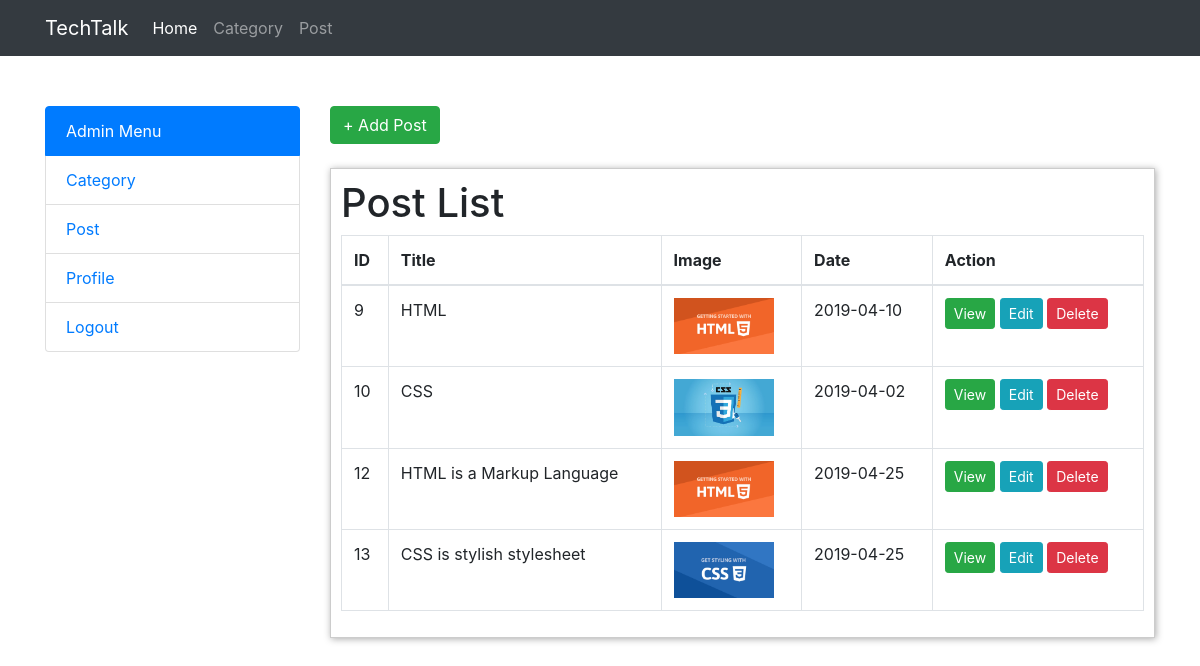
The page /admin/posts/index.php (signed in) on the database its author committed.
### tables this page shows
CREATE TABLE IF NOT EXISTS `posts` (
  `id` int(11) NOT NULL AUTO_INCREMENT,
  `category_id` int(10) NOT NULL,
  `title` varchar(250) NOT NULL,
  `description` text NOT NULL,
  `image` varchar(150) NOT NULL,
  `date` date NOT NULL,
  PRIMARY KEY (`id`)
);

### admin/posts/index.php (the view, shortened to what this page needs)
<?php
    $con = connectBD();
    $sql = "SELECT *FROM posts";
    $result = mysqli_query($con, $sql);
?>
<?php include('../include/header.php'); ?>
<a class="btn btn-success" href="create.php"> + Add Post</a>
<br><br>
    <div class="content">
    <h1> Post List </h1>
    <table class="table table-bordered">
       <thead>
        <th> ID </th>
        <th> Title </th>
        <th> Image </th>
        <th> Date </th>
        <th> Action </th>
       </thead>
       <?php while($row = mysqli_fetch_assoc($result)) { ?>
       <tr>
        <td> <?php echo $row['id']; ?></td>
        <td> <?= $row['title']; ?> </td>
        <td> <img src= "../<?= $row['image']; ?>" width = "100"></td>
        <td> <?= $row['date']; ?></td>
        <td>
            <a href="view.php?id=<?= $row['id'] ?>" class="btn btn-sm btn-success"> View </a>
            <a href="edit.php?id=<?= $row['id'] ?>" class="btn btn-sm btn-info"> Edit </a>
            <a href="delete.php?id=<?= $row['id']; ?>" class="btn btn-sm btn-danger" onclick="return confirm('Are you sure?')"> Delete </a>
        </td>
       </tr>
        <?php } ?>
    </table>
    </div>

### admin/assets/css/style.css (style rules this page uses)
.content { padding: 10px; border: 1px solid #ccc; box-shadow: 1px 1px 7px #aaa; }

### rows shown on the page
posts: id "9", title "HTML", image (picture), date "2019-04-10"
posts: id "10", title "CSS", image (picture), date "2019-04-02"
posts: id "12", title "HTML is a Markup Language", image (picture), date "2019-04-25"
posts: id "13", title "CSS is stylish stylesheet", image (picture), date "2019-04-25"
